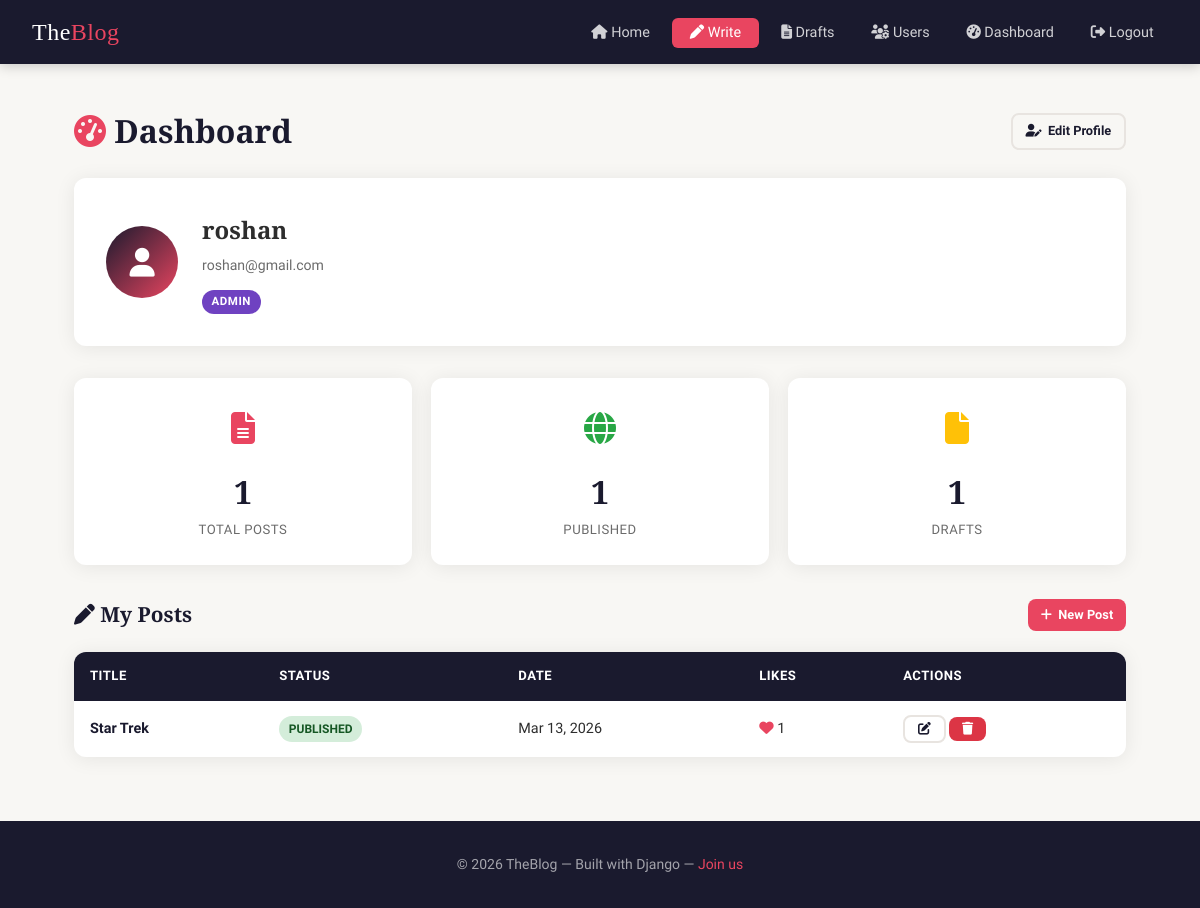
Page /dashboard/ (signed in) on the committed database.
### blog/models.py (models this page shows, shortened)
class UserProfile(models.Model):
    ROLE_CHOICES = [
        ('subscriber', 'Subscriber'),
        ('contributor', 'Contributor'),
        ('author', 'Author'),
        ('editor', 'Editor'),
        ('admin', 'Admin'),
    ]
    user = models.OneToOneField(User, on_delete=models.CASCADE, related_name='profile')
    role = models.CharField(max_length=15, choices=ROLE_CHOICES, default='subscriber')
    bio = models.TextField(blank=True)
    avatar = models.ImageField(upload_to='avatars/', blank=True, null=True)
    def is_editor(self):
        return self.role in ('editor', 'admin')
    def is_author(self):
        return self.role in ('author', 'editor', 'admin')

class Post(models.Model):
    STATUS_CHOICES = [
        ('draft', 'Draft'),
        ('pending', 'Pending Review'),
        ('published', 'Published'),
    ]
    title = models.CharField(max_length=200)
    slug = models.SlugField(unique=True, blank=True)
    author = models.ForeignKey(User, on_delete=models.CASCADE, related_name='posts')
    content = models.TextField()
    featured_image = models.ImageField(upload_to='post_images/', blank=True, null=True)
    category = models.ForeignKey(Category, on_delete=models.SET_NULL, null=True, blank=True, related_name='posts')
    tags = models.ManyToManyField(Tag, blank=True)
    status = models.CharField(max_length=10, choices=STATUS_CHOICES, default='draft')
    created_at = models.DateTimeField(auto_now_add=True)
    updated_at = models.DateTimeField(auto_now=True)
    likes = models.ManyToManyField(User, related_name='liked_posts', blank=True)
    class Meta:
        ordering = ['-created_at']
    def like_count(self):
        return self.likes.count()

### blog/views.py (the view)
# urls.py: path('dashboard/', views.dashboard, name='dashboard'),
@login_required
def dashboard(request):
    profile = ensure_profile(request.user)
    if profile.is_editor():
        my_posts = Post.objects.filter(author=request.user)
        pending_posts = Post.objects.filter(status='draft').exclude(author=request.user)
    else:
        my_posts = Post.objects.filter(author=request.user)
        pending_posts = None
    context = {
        'profile': profile,
        'my_posts': my_posts,
        'pending_posts': pending_posts,
    }
    return render(request, 'blog/dashboard.html', context)

### blog/views.py (called while the page is built)
def ensure_profile(user):
    profile, _ = UserProfile.objects.get_or_create(user=user, defaults={'role': 'reader'})
    return profile

### templates/blog/dashboard.html (shortened to what this page needs)
{% extends 'base.html' %}
{% block content %}
<div class="dashboard-layout">
    <div class="section-header">
        <h1 style="font-family:var(--font-display);font-size:2rem;color:var(--primary);">
            <i class="fas fa-tachometer-alt" style="color:var(--accent);"></i> Dashboard
        </h1>
        <a href="{% url 'edit_profile' %}" class="btn btn-outline btn-sm"><i class="fas fa-user-edit"></i> Edit Profile</a>
    </div>
    <div class="profile-card">
        {% if user.profile.avatar %}
            <img src="{{ user.profile.avatar.url }}" alt="Avatar">
        {% else %}
            <div class="avatar-placeholder"><i class="fas fa-user"></i></div>
        {% endif %}
        <div>
            <h2 style="font-family:var(--font-display); margin-bottom:0.25rem;">{{ user.username }}</h2>
            <p style="color:var(--text-muted); font-size:0.88rem; margin-bottom:0.5rem;">{{ user.email }}</p>
            <span class="role-badge role-{{ profile.role }}">{{ profile.get_role_display }}</span>
        </div>
    </div>
    <div class="stats-row">
        <div class="stat-card">
            <div class="stat-icon" style="color:var(--accent)"><i class="fas fa-file-alt"></i></div>
            <div class="stat-number">{{ my_posts.count }}</div>
            <div class="stat-label">Total Posts</div>
        </div>
        <div class="stat-card">
            <div class="stat-icon" style="color:#28a745"><i class="fas fa-globe"></i></div>
            <div class="stat-number">{{ my_posts|length }}</div>
            <div class="stat-label">Published</div>
        </div>
        <div class="stat-card">
            <div class="stat-icon" style="color:#ffc107"><i class="fas fa-file"></i></div>
            <div class="stat-number">{{ my_posts.filter.count }}</div>
            <div class="stat-label">Drafts</div>
        </div>
    </div>
    {% if profile.is_author %}
    <div style="margin-bottom:2rem;">
        <div class="section-header">
            <h2><i class="fas fa-pen"></i> My Posts</h2>
            <a href="{% url 'create_post' %}" class="btn btn-accent btn-sm"><i class="fas fa-plus"></i> New Post</a>
        </div>
        {% if my_posts %}
        <table class="post-table">
            <thead>
                <tr>
                    <th>Title</th>
                    <th>Status</th>
                    <th>Date</th>
                    <th>Likes</th>
                    <th>Actions</th>
                </tr>
            </thead>
            <tbody>
                {% for post in my_posts %}
                <tr>
                    <td><a href="{% url 'post_detail' post.slug %}" style="color:var(--primary);font-weight:600;text-decoration:none;">{{ post.title }}</a></td>
                    <td><span class="status-badge status-{{ post.status }}">{{ post.status }}</span></td>
                    <td>{{ post.created_at|date:"M j, Y" }}</td>
                    <td><i class="fas fa-heart" style="color:var(--accent)"></i> {{ post.like_count }}</td>
                    <td>
                        <a href="{% url 'edit_post' post.slug %}" class="btn btn-outline btn-sm"><i class="fas fa-edit"></i></a>
                        <a href="{% url 'delete_post' post.slug %}" class="btn btn-danger btn-sm"><i class="fas fa-trash"></i></a>
                    </td>
                </tr>
                {% endfor %}
            </tbody>
        </table>
        {% else %}
        <div style="text-align:center;padding:3rem;color:var(--text-muted);">
            <i class="fas fa-feather-alt" style="font-size:2rem;margin-bottom:0.75rem;display:block;opacity:0.4;"></i>
            <p>No posts yet. <a href="{% url 'create_post' %}" style="color:var(--accent)">Write your first post!</a></p>
        </div>
        {% endif %}
    </div>
    {% endif %}
</div>
{% endblock %}

### templates/base.html (style rules this page uses)
*, *::before, *::after { box-sizing: border-box; margin: 0; padding: 0; }
:root { --primary: #1a1a2e; --accent: #e94560; --accent-light: #ff6b6b; --bg: #f8f7f4; --card-bg: #ffffff; --text: #2d2d2d; --text-muted: #6b6b6b; --border: #e8e4e0; --shadow: 0 2px 20px rgba(0,0,0,0.08); --shadow-hover: 0 8px 40px rgba(0,0,0,0.14); --radius: 12px; --font-display: 'Playfair Display', Georgia, serif; --font-body: 'Source Sans 3', sans-serif; }
body { font-family: var(--font-body); background: var(--bg); color: var(--text); line-height: 1.7; min-height: 100vh; }
.btn { display: inline-flex; align-items: center; gap: 0.4rem; padding: 0.55rem 1.25rem; border-radius: 8px; font-size: 0.9rem; font-weight: 600; cursor: pointer; border: none; text-decoration: none; transition: all 0.2s; font-family: var(--font-body); }
.btn-accent { background: var(--accent); color: #fff; }
.btn-outline { background: transparent; color: var(--primary); border: 2px solid var(--border); }
.btn-danger { background: #dc3545; color: #fff; }
.btn-sm { padding: 0.35rem 0.8rem; font-size: 0.8rem; }
.role-badge { display: inline-block; padding: 0.15rem 0.6rem; border-radius: 20px; font-size: 0.72rem; font-weight: 700; text-transform: uppercase; letter-spacing: 0.5px; }
.role-admin { background: #6f42c1; color: #fff; }

### templates/blog/dashboard.html (style rules this page uses)
.dashboard-layout { max-width: 1100px; margin: 2.5rem auto; padding: 0 1.5rem; }
.stats-row { display: grid; grid-template-columns: repeat(auto-fit, minmax(180px, 1fr)); gap: 1.2rem; margin-bottom: 2rem; }
.stat-card { background: var(--card-bg); border-radius: var(--radius); box-shadow: var(--shadow); padding: 1.5rem; text-align: center; }
.stat-icon { font-size: 2rem; margin-bottom: 0.5rem; }
.stat-number { font-family: var(--font-display); font-size: 2rem; font-weight: 700; color: var(--primary); }
.stat-label { font-size: 0.82rem; color: var(--text-muted); text-transform: uppercase; letter-spacing: 0.5px; }
.section-header { display: flex; align-items: center; justify-content: space-between; margin-bottom: 1.2rem; }
.section-header h2 { font-family: var(--font-display); font-size: 1.3rem; color: var(--primary); }
.post-table { width: 100%; border-collapse: collapse; background: var(--card-bg); border-radius: var(--radius); box-shadow: var(--shadow); overflow: hidden; }
.post-table th { background: var(--primary); color: #fff; padding: 0.85rem 1rem; text-align: left; font-size: 0.82rem; text-transform: uppercase; letter-spacing: 0.5px; }
.post-table td { padding: 0.85rem 1rem; border-bottom: 1px solid var(--border); vertical-align: middle; font-size: 0.9rem; }
.post-table tr:last-child td { border-bottom: none; }
.status-badge { display: inline-block; padding: 0.2rem 0.6rem; border-radius: 20px; font-size: 0.75rem; font-weight: 700; text-transform: uppercase; }
.status-published { background: #d4edda; color: #155724; }
.profile-card { background: var(--card-bg); border-radius: var(--radius); box-shadow: var(--shadow); padding: 2rem; margin-bottom: 2rem; display: flex; align-items: center; gap: 1.5rem; }
.avatar-placeholder { width: 72px; height: 72px; border-radius: 50%; background: linear-gradient(135deg, var(--primary), var(--accent)); display: flex; align-items: center; justify-content: center; color: #fff; font-size: 1.8rem; flex-shrink: 0; }

### rows in the picture
UserProfile: role "ADMIN"
Post: title "Star Trek", status "PUBLISHED", created_at "Mar 13, 2026", like_count "1"

### other values in the picture
{{ user.username }} "roshan"
{{ user.email }} "roshan@gmail.com"
{{ my_posts.count }} "1"
{{ my_posts|length }} "1"
{{ my_posts.filter.count }} "1"
